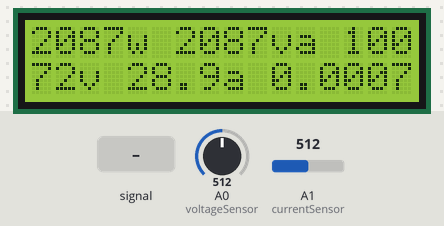
Recording of a sketch running on a simulated Arduino Uno, built with avr-gcc and run on an emulated ATmega328P. Parts: 16×2 character LCD. Inputs (shaded band) come from the test bench; at power-on: A0 (voltageSensor) = 512, A1 (currentSensor) = 512.

Above: at 1.7 s.
1.8 s: A0 (voltageSensor) fed a 200 Hz sine of ±81 counts around its level
At 3.6 s:
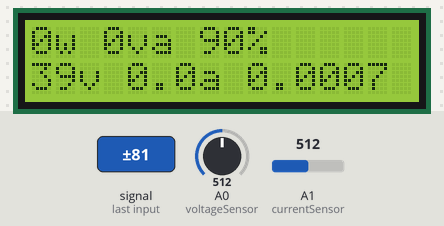
4.8 s: A0 (voltageSensor) set to 716
At 5.9 s:
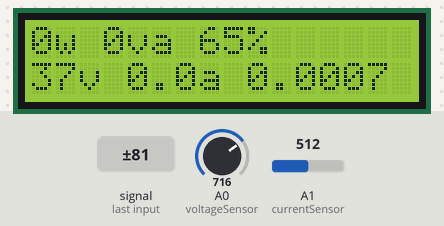
7.8 s: A1 (currentSensor) set to 716
At 9.6 s:
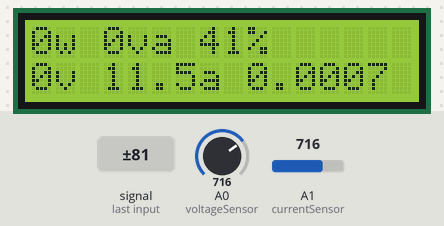
10.8 s: A1 (currentSensor) fed a 200 Hz sine of ±81 counts around its level
At 12.7 s:
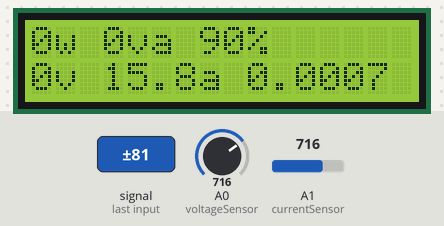
13.5 s: A0 (voltageSensor) fed a 1000 Hz sine of ±255 counts around its level
At 16.2 s:
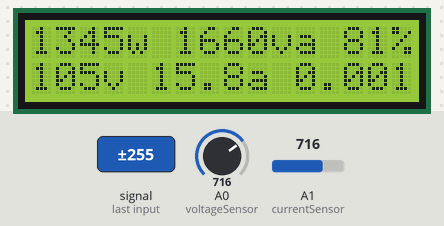
16.5 s: A1 (currentSensor) fed a 1000 Hz sine of ±255 counts around its level
At 17.9 s:
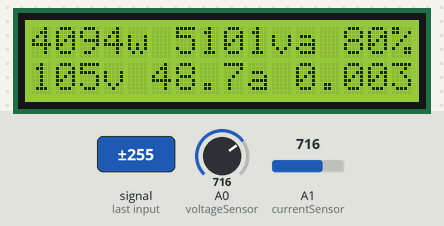
Timing chart, 0 to 19.5 s (numbered marks = the images above; inputs shaded):
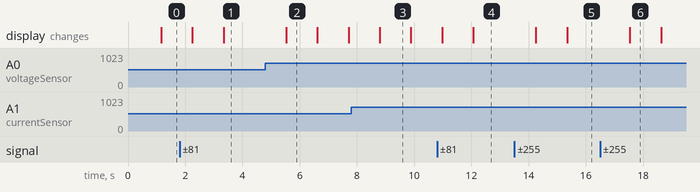

The sketch:

_7_1.pde
```cpp
#include <LiquidCrystal.h>
LiquidCrystal lcd(3, 5, 6, 7, 8, 9);

const int voltageSensor = A0;
const int currentSensor = A1;

const int numberOfSamples = 3000;

// Calibration constants
const float AC_WALL_VOLTAGE     = 120.9;
const float AC_ADAPTER_VOLTAGE  = 14.1;
const float AC_VOLTAGE_DIV_VOUT = 0.85;
const float CT_BURDEN_RESISTOR  = 40.2;
const float CT_TURNS            = 2280.0;

// Calibration coefficients
const float VCAL = 1.0;
const float ICAL = 1.0;
const float PHASECAL = 0.9;

// Calculated ratio constants, modified by VCAL/ICAL
const float AC_ADAPTER_RATIO = AC_WALL_VOLTAGE / AC_ADAPTER_VOLTAGE;
const float AC_VOLTAGE_DIV_RATIO = AC_ADAPTER_VOLTAGE / AC_VOLTAGE_DIV_VOUT;
const float V_RATIO = AC_ADAPTER_RATIO * AC_VOLTAGE_DIV_RATIO * 5 / 1024 * VCAL;
const float I_RATIO = CT_TURNS / CT_BURDEN_RESISTOR * 5 / 1024 * ICAL;

// Sample variables
int lastSampleV, lastSampleI, sampleV, sampleI;

// Filter variables
float lastFilteredV, lastFilteredI, filteredV, filteredI;

// Power sample totals
float sumI, sumV, sumP;

// Phase calibrated instantaneous voltage
float calibratedV;

// Calculated power variables
float realPower, apparentPower, powerFactor, voltageRMS, currentRMS;
unsigned long last_kWhTime, kWhTime;
float kilowattHour = 0.0;

void setup() {
 lcd.begin(16,2);
}

void loop() {
  calculatePower();
  displayPower();
}

void calculatePower() {
  for (int i = 0; i < numberOfSamples; i++) {
    // Used for voltage offset removal
    lastSampleV = sampleV;
    lastSampleI = sampleI;

    // Read voltage and current values
    sampleV = analogRead(voltageSensor);
    sampleI = analogRead(currentSensor);

    // Used for voltage offset removal
    lastFilteredV = filteredV;
    lastFilteredI = filteredI;

    // Digital high pass filters to remove 2.5V DC offset
    filteredV = 0.996 * (lastFilteredV + sampleV - lastSampleV);
    filteredI = 0.996 * (lastFilteredI + sampleI - lastSampleI);

    // Phase calibration
    calibratedV = lastFilteredV + PHASECAL * (filteredV - lastFilteredV);

    // Root-mean-square voltage
    sumV += calibratedV * calibratedV;

    // Root-mean-square current
    sumI += filteredI * filteredI;

    // Instantaneous Power
    sumP += abs(calibratedV * filteredI);
  }

  // Calculation of the root of the mean of the voltage and current squared (rms)
  // Calibration coeficients applied
  voltageRMS = V_RATIO * sqrt(sumV / numberOfSamples);
  currentRMS = I_RATIO * sqrt(sumI / numberOfSamples);

  // Calculate power values
  realPower = V_RATIO * I_RATIO * sumP / numberOfSamples;
  apparentPower = voltageRMS * currentRMS;
  powerFactor = realPower / apparentPower;

  // Calculate running total kilowatt hours
  // This value will reset in 50 days
  last_kWhTime = kWhTime;
  kWhTime = millis();
  // Convert watts into kilowatts and multiply by the time since the last reading in ms
  kilowattHour += (realPower / 1000) * ((kWhTime - last_kWhTime) / 3600000.0);

  // Reset sample totals
  sumV = 0;
  sumI = 0;
  sumP = 0;
}

void displayPower() {
  lcd.clear();
  lcd.print(realPower, 0);
  lcd.print("w ");
  lcd.print(apparentPower, 0);
  lcd.print("va ");
  lcd.print(powerFactor * 100, 0);
  lcd.print("%");
  lcd.setCursor(0,1);
  lcd.print(voltageRMS, 0);
  lcd.print("v ");
  lcd.print(currentRMS, 1);
  lcd.print("a ");
  lcd.print(kilowattHour, 4);
}
```

Measured:
- after the input at 1.8 s, the display: first changes after 0.45 s (image 1 shows a later state)
- after the input at 4.8 s, the display: changes after 0.72 s (image 2)
- after the input at 7.8 s, the display: changes after 1.0 s (image 3)
- after the input at 10.8 s, the display: first changes after 0.18 s (image 4 shows a later state)
- after the input at 13.5 s, the display: first changes after 0.76 s (image 5 shows a later state)
- what the display in image 2 shows lasts 1.1 s, from 5.5 s to 6.6 s
